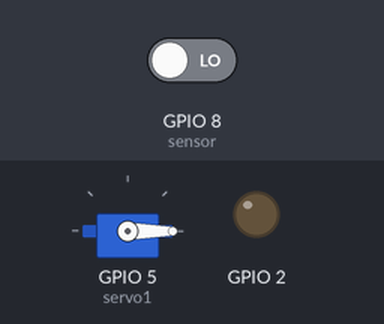
Recording of a sketch running on a simulated ESP32-S3. On the bench: servo, output pins drawn as LEDs (lit = HIGH). Inputs (shaded band) come from the test bench; at power-on: GPIO 8 (sensor) LOW. WiFi joins after 1.5 s; servers stay silent unless stated; what the sketch prints to the serial monitor is not drawn.

Above: at 0.0 s.
At 2.7 s:
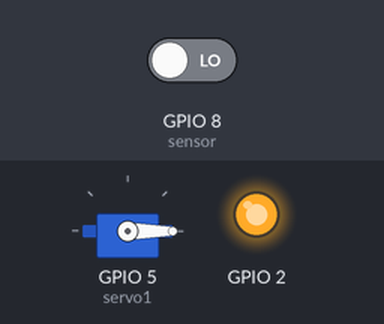
2.8 s: GPIO 8 (sensor) driven HIGH
At 8.1 s:
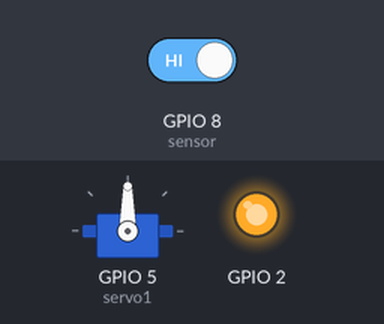
Timing chart, 0 to 14.0 s (numbered marks = the images above; inputs shaded):
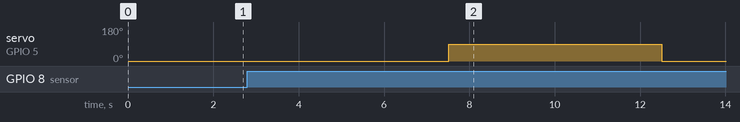

The sketch:

linha_ferrea1.ino
```cpp
/*
  Codigo de controle para evitar colisão entre veiculo metro
  viários.

*/
// --- Declaração do objeto ---
#include <WiFi.h>
#include <Servo.h>
Servo servo1;
// --- Conectando esp32 ao WIFI ---
const char* ssid     = "xxxx";
const char* password = "xxxx";
WiFiServer server(80);//Porta 80 usada no navegador da web
// --- Funções Auxialiares ---
int angulo;
#define sensor 8
// --- Configurações Iniciais ---
void setup()
{
    Serial.begin(115200);//Velocidade de configuração da porta serial
    servo1.attach(5);//Pino número 5 do esp32 para conectar o sinal de controle do servo
    angulo = 0;
    servo1.write(angulo);
    pinMode(2, OUTPUT);
    delay(10);
    // Começamos conectando-nos a uma rede WiFi
    Serial.print("Conectando a ");
    Serial.println(ssid);
    WiFi.begin(ssid, password);

    while (WiFi.status() != WL_CONNECTED) {
        delay(500);
        Serial.print(".");
    }
    Serial.println("");
    Serial.println("Conectado a red Wifi.");
    Serial.println("Dirección IP ");
    Serial.println(WiFi.localIP());
    server.begin();
    digitalWrite(2, HIGH);//Acende um led quando o modulo esp32 se conecta a rede wi-fi

} //end setup

// --- Loop Infinito ---
void loop()
{

 if(digitalRead(sensor) == HIGH){
   Serial.println("Trem em rota de colisão");// mensagem no celular
     angulo = 0;
  servo1.write(angulo); //servo em posição de reposo
  delay(3000);

  angulo = 90;
  servo1.write(angulo); //servo em posição de 90°
  delay(5000);

  angulo = 0;
  servo1.write(angulo);
  delay(3000);
  }else{
        angulo = 0;
  servo1.write(angulo);
  delay(3000);
    }


} //end loop
```

Measured:
- after the input at 2.8 s, servo on GPIO 5 (servo1): 0° → 90° after 4.7 s, → 0° 5.0 s later
